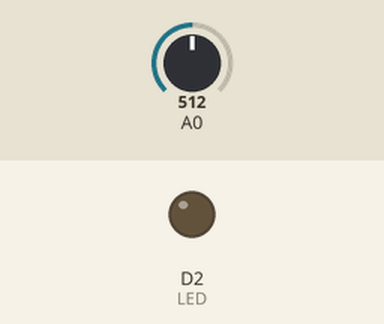
The sketch below on a simulated ESP8266 (NodeMCU). On the bench: output pins drawn as LEDs (lit = HIGH). The inputs (shaded band) are chosen by the test bench; at power-on: A0 = 512. WiFi joins after 1.5 s; servers stay silent unless stated; what the sketch prints to the serial monitor is not drawn.

Above: at 0.1 s.
At 1.9 s:
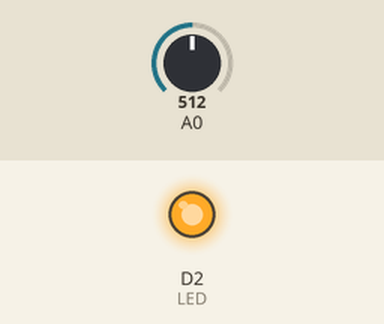
Timing chart, 0 to 3.4 s (numbered marks = the images above):
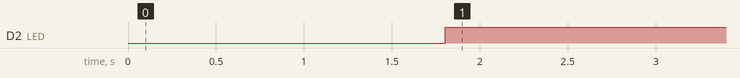

The sketch:

pulse.ino
```cpp
#include <ESP8266WiFi.h>
#include <FirebaseArduino.h>

// Set these to connect to firebase
#define FIREBASE_HOST "pulse-4ce69.firebaseio.com/"
#define FIREBASE_AUTH "CHjpewy5CMDfJWbGQsGzVuNAKsKLC4XFFZuEtTkY"


// Set these to connect to ESP8266
#define WIFI_SSID "AndroidAP3609"
#define WIFI_PASSWORD "rasagna123"
int PulseSensorPurplePin = 0;        // Pulse Sensor to ANALOG PIN 0
int LED =D2 ;                 //  The on-board Arduion LED

int i;
int Signal;                // holds the incoming raw data. Signal value can range from 0-1024
int Threshold = 100;        // Maximum safe pulse rate a person can bear


void setup()
{
   Serial.begin(115200);
   pinMode(LED,OUTPUT);


  // connect to wifi.
  WiFi.begin(WIFI_SSID, WIFI_PASSWORD);
  Serial.print("connecting");
  while (WiFi.status() != WL_CONNECTED)
  {
    Serial.print(".");
    delay(500);
  }
  Serial.println();
  Serial.print("connected: ");
  Serial.println(WiFi.localIP());

  Firebase.begin(FIREBASE_HOST, FIREBASE_AUTH);
  Firebase.set("pulse",0);
}


void loop() {

   Signal = analogRead(PulseSensorPurplePin);  // Read the PulseSensor's value.
                                              // Assign this value to the "Signal" variable.

   Serial.println(Signal);                    // Send the Signal value to Serial Plotter.
    Firebase.set("pulse",Signal);

   if(Signal > Threshold){                    // If the signal is above "100", then "turn-on" Arduino's on-Board LED.
     digitalWrite(LED,HIGH);
   }
   else
   {
     digitalWrite(LED,LOW);                //  Else, the sigal must be below "100", so "turn-off" this LED.
   }
   delay(1000);
}
```

Measured:
- by itself, D2 (LED): LOW → HIGH at 1.8 s
